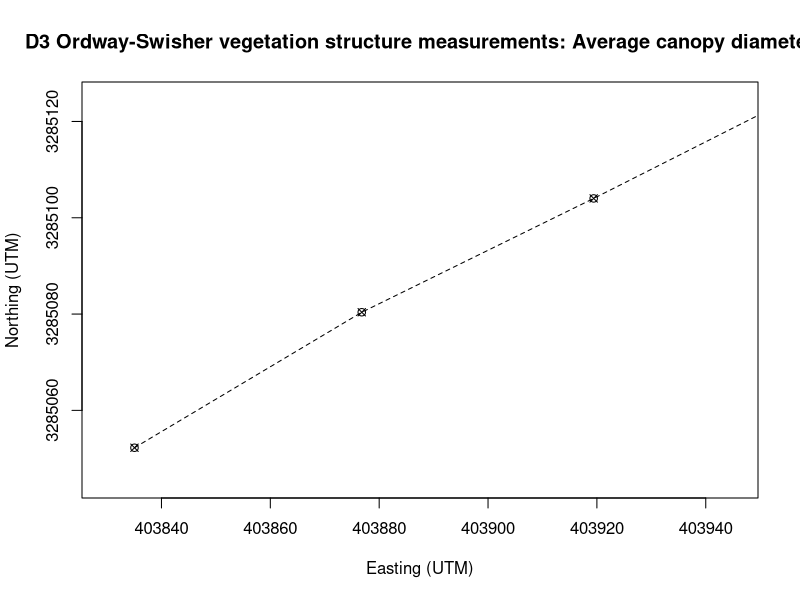
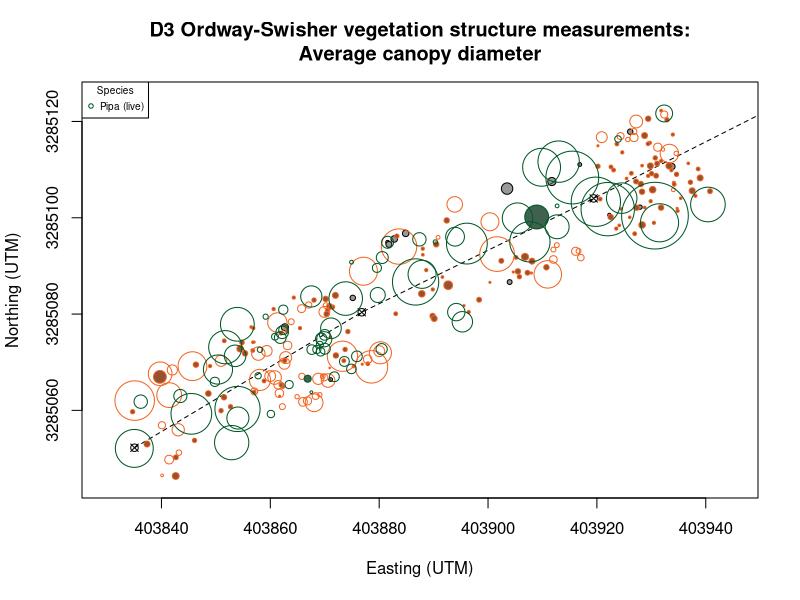

The R source for these figures, in order:
## ---- chunk 1
vs = read.csv("inputVstPathfinder2010.csv", header=TRUE)
str(vs)
## ---- chunk 2
pipa.l = vs[which(vs$species=='Pipa' & !vs$status=='Dead'),]
pipa.d = vs[which(vs$species=='Pipa' & vs$status=='Dead'),]
qula.l = vs[which(vs$species=='Qula' & !vs$status=='Dead'),]
qula.d = vs[which(vs$species=='Qula' & vs$status=='Dead'),]
other = vs[!vs$species %in% c("Pipa","Qula"),]
## ---- chunk 3
E = c(403835.04, 403876.8, 403919.41, 403963.86)
N = c(3285052.24, 3285080.38, 3285104.02, 3285129.41)
plot(E, N, pch=13, xlim=c(403830,403945), ylim=c(3285045,3285125), xlab="Easting (UTM)", ylab="Northing (UTM)", main="D3 Ordway-Swisher vegetation structure measurements: Average canopy diameter")
lines(E, N, lty=2)
## ---- chunk 4
# 'plot' and 'lines' commands re-create the previous plot
plot(E, N, pch=13, xlim=c(403830,403945), ylim=c(3285045,3285125), xlab="Easting (UTM)", ylab="Northing (UTM)", main="D3 Ordway-Swisher vegetation structure measurements:\nAverage canopy diameter")
lines(E, N, lty=2)

# Add the symbols corresponding to measured trees
symbols(other$easting, other$northing, circles=other$canopyrad.m, inches=FALSE, add=TRUE, fg="#000000", bg="gray60")
symbols(qula.d$easting, qula.d$northing, circles=qula.d$canopyrad.m, inches=FALSE, add=TRUE, fg="#f26522", bg="#945232")
symbols(qula.l$easting, qula.l$northing, circles=qula.l$canopyrad.m, inches=FALSE, add=TRUE, fg="#f26522")
symbols(pipa.d$easting, pipa.d$northing, circles=pipa.d$canopyrad.m, inches=FALSE, add=TRUE, fg="#005826", bg="#41614F")
symbols(pipa.l$easting, pipa.l$northing, circles=pipa.l$canopyrad.m, inches=FALSE, add=TRUE, fg="#005826")

# Add a legend to the plot
legend("topleft", pch=21, 
       c("Pipa (live)"), 
       col=c("#005826"), 
       pt.bg=c("#FFFFFF"), 
       title="Species", cex=0.6)
## ---- chunk 5

